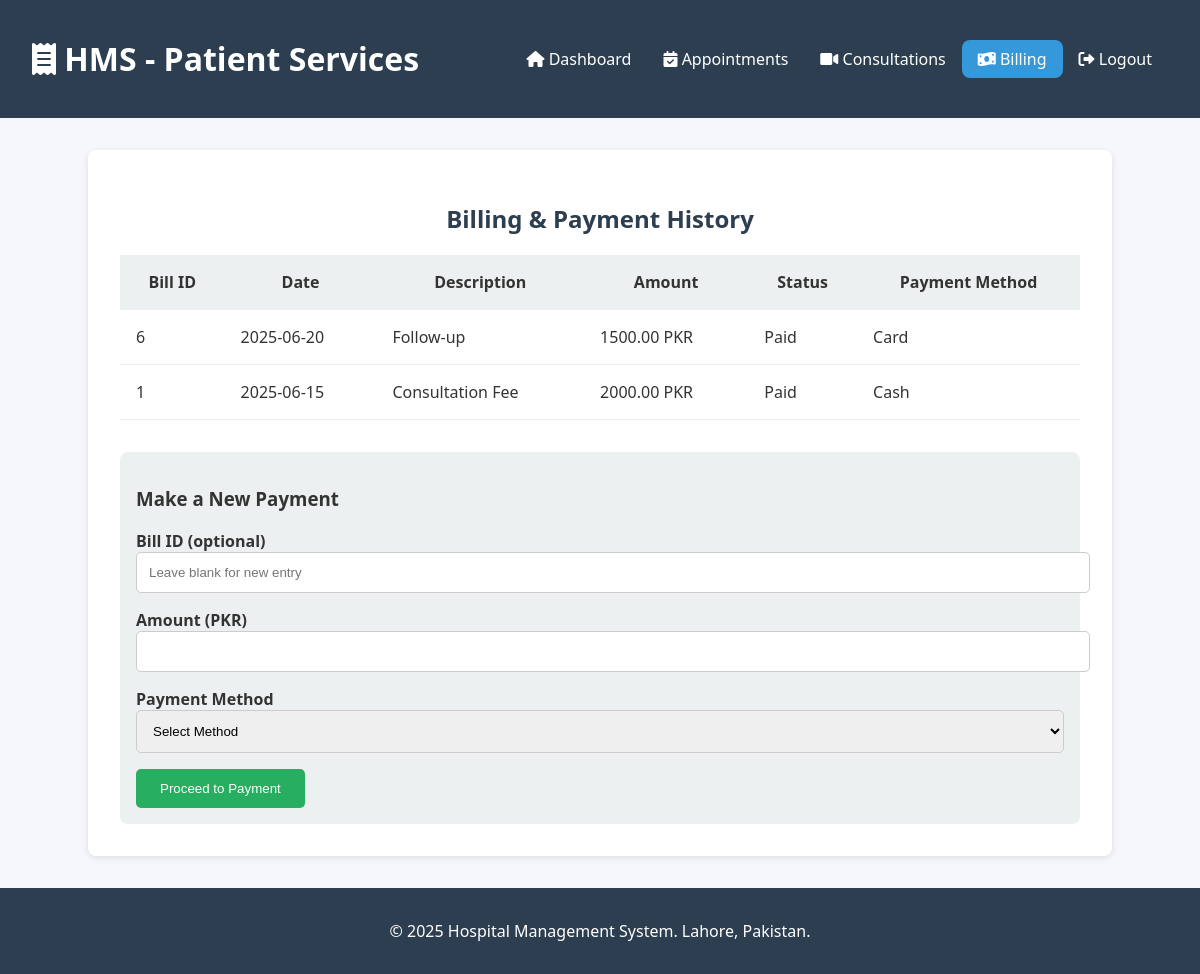
The app's page /backend_work/billing_payment.php (signed in) with its own data.
### tables this page shows
CREATE TABLE IF NOT EXISTS `billing` (
  `BillID` int NOT NULL AUTO_INCREMENT,
  `PatientID` int DEFAULT NULL,
  `Amount` decimal(10,2) NOT NULL,
  `Date` date DEFAULT NULL,
  `Description` text,
  `Status` enum('Paid','Unpaid') NOT NULL,
  `PaymentMethod` varchar(50) DEFAULT NULL,
  PRIMARY KEY (`BillID`),
  KEY `PatientID` (`PatientID`)
);

### backend_work/billing_payment.php (the view, shortened to what this page needs)
<?php
require 'db.php';
$patientId = $_SESSION['PatientID'];
$bills = [];
$result = $conn->query("SELECT * FROM billing WHERE PatientID = $patientId ORDER BY Date DESC");
while ($row = $result->fetch_assoc()) {
    $bills[] = $row;
}
?>
<!DOCTYPE html>
<html lang="en">
<head>
    <link rel="stylesheet" href="https://cdnjs.cloudflare.com/ajax/libs/font-awesome/6.0.0/css/all.min.css">
</head>
<body>
<header>
    <div class="header-container">
        <h1><i class="fas fa-receipt"></i> HMS - Patient Services</h1>
        <nav>
            <ul>
                <li><a href="dashboard_patient.php"><i class="fas fa-home"></i> Dashboard</a></li>
                <li><a href="appointment_booking.php"><i class="fas fa-calendar-check"></i> Appointments</a></li>
                <li><a href="consultation.php"><i class="fas fa-video"></i> Consultations</a></li>
                <li><a href="billing_payment.php" class="active"><i class="fas fa-money-bill-wave"></i> Billing</a></li>
                <li><a href="logout.php"><i class="fas fa-sign-out-alt"></i> Logout</a></li>
            </ul>
        </nav>
    </div>
</header>
<div class="container">
    <h2>Billing & Payment History</h2>
    <table>
        <thead>
        <tr>
            <th>Bill ID</th>
            <th>Date</th>
            <th>Description</th>
            <th>Amount</th>
            <th>Status</th>
            <th>Payment Method</th>
        </tr>
        </thead>
        <tbody>
        <?php if (!empty($bills)): ?>
            <?php foreach ($bills as $bill): ?>
                <tr>
                    <td><?= htmlspecialchars($bill['BillID']) ?></td>
                    <td><?= htmlspecialchars($bill['Date']) ?></td>
                    <td><?= htmlspecialchars($bill['Description']) ?></td>
                    <td><?= htmlspecialchars($bill['Amount']) ?> PKR</td>
                    <td><?= htmlspecialchars($bill['Status']) ?></td>
                    <td><?= htmlspecialchars($bill['PaymentMethod']) ?></td>
                </tr>
            <?php endforeach; ?>
        <?php else: ?>
            <tr><td colspan="6">No billing records found.</td></tr>
        <?php endif; ?>
        </tbody>
    </table>
    <div class="payment-section">
        <h3>Make a New Payment</h3>
        <form action="billing_payment.php" method="POST">
            <div class="form-group">
                <label for="bill-id">Bill ID (optional)</label>
                <input type="text" name="bill_id" id="bill-id" placeholder="Leave blank for new entry">
            </div>
            <div class="form-group">
                <label for="payment-amount">Amount (PKR)</label>
                <input type="number" name="payment_amount" id="payment-amount" required>
            </div>
            <div class="form-group">
                <label for="payment-method">Payment Method</label>
                <select name="payment_method" id="payment-method" required>
                    <option value="">Select Method</option>
                </select>
            </div>
            <button type="submit">Proceed to Payment</button>
        </form>
    </div>
</div>
<footer>
    <p>&copy; 2025 Hospital Management System. Lahore, Pakistan.</p>
</footer>
</body>
</html>

### backend_work/billing_payment.php (style rules this page uses)
body { background-color: #f5f7fa; font-family: 'Segoe UI', Tahoma, Geneva, Verdana, sans-serif; margin: 0; padding: 0; color: #333; }
header { background-color: #2c3e50; color: white; padding: 1rem 2rem; }
.header-container { display: flex; justify-content: space-between; align-items: center; }
nav ul { display: flex; list-style: none; }
nav a { color: white; text-decoration: none; padding: 0.5rem 1rem; }
nav a:hover, nav a.active { background-color: #3498db; border-radius: 8px; }
.container { max-width: 960px; margin: 2rem auto; background: white; padding: 2rem; border-radius: 8px; box-shadow: 0 2px 6px rgba(0,0,0,0.1); }
h2 { text-align: center; color: #2c3e50; }
table { width: 100%; margin: 1rem 0 2rem; border-collapse: collapse; }
table th, table td { padding: 1rem; border-bottom: 1px solid #ecf0f1; }
table th { background-color: #ecf0f1; }
.payment-section { background: #ecf0f1; padding: 1rem; border-radius: 8px; }
.form-group { margin-bottom: 1rem; }
.form-group input, .form-group select { width: 100%; padding: 0.75rem; border-radius: 5px; border: 1px solid #ccc; }
.form-group label { font-weight: 600; }
button[type="submit"] { padding: 0.75rem 1.5rem; background-color: #27ae60; color: white; border: none; border-radius: 5px; cursor: pointer; }
footer { background-color: #2c3e50; color: white; text-align: center; padding: 1rem; margin-top: 2rem; }

### records on screen
billing: BillID "6", Date "2025-06-20", Description "Follow-up", Amount "1500.00", Status "Paid", PaymentMethod "Card"
billing: BillID "1", Date "2025-06-15", Description "Consultation Fee", Amount "2000.00", Status "Paid", PaymentMethod "Cash"
